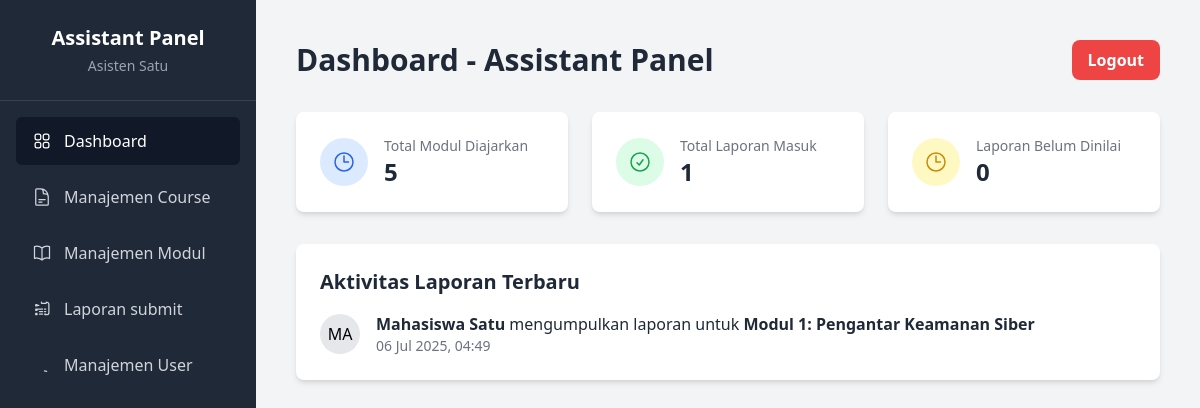
Screenshot of /asisten/dashboard.php (signed in) with the database file from the repository.
### tables this page shows
CREATE TABLE `laporan_praktikum` (
  `id` int(11) NOT NULL AUTO_INCREMENT,
  `id_modul` int(11) NOT NULL,
  `id_mahasiswa` int(11) NOT NULL,
  `nama_file_laporan` varchar(255) DEFAULT NULL,
  `path_file_laporan` varchar(255) DEFAULT NULL,
  `nilai` int(3) DEFAULT NULL,
  `feedback` text DEFAULT NULL,
  `tanggal_kumpul` timestamp NOT NULL DEFAULT current_timestamp(),
  `tanggal_dinilai` timestamp NULL DEFAULT NULL,
  PRIMARY KEY (`id`),
  FOREIGN KEY (`id_modul`) REFERENCES `modul`(`id`) ON DELETE CASCADE,
  FOREIGN KEY (`id_mahasiswa`) REFERENCES `users`(`id`) ON DELETE CASCADE
);

CREATE TABLE `users` (
  `id` int(11) NOT NULL AUTO_INCREMENT,
  `nama` varchar(100) NOT NULL,
  `email` varchar(100) NOT NULL,
  `password` varchar(255) NOT NULL,
  `role` enum('mahasiswa','asisten') NOT NULL,
  `created_at` timestamp NOT NULL DEFAULT current_timestamp(),
  PRIMARY KEY (`id`),
  UNIQUE KEY `email` (`email`)
);

CREATE TABLE `modul` (
  `id` int(11) NOT NULL AUTO_INCREMENT,
  `id_praktikum` int(11) NOT NULL,
  `nama_modul` varchar(255) NOT NULL,
  `nama_file_materi` varchar(255) DEFAULT NULL,
  `path_file_materi` varchar(255) DEFAULT NULL,
  PRIMARY KEY (`id`),
  FOREIGN KEY (`id_praktikum`) REFERENCES `mata_praktikum`(`id`) ON DELETE CASCADE
);

### asisten/dashboard.php (the view, shortened to what this page needs)
<?php
require_once '../config.php';
require_once 'templates/header.php';
try {
    $stmt = $conn->prepare("SELECT COUNT(*) AS total_modul FROM modul");
    $stmt->execute();
    $total_modul = (int)$stmt->get_result()->fetch_assoc()['total_modul'];
    $stmt = $conn->prepare("SELECT COUNT(*) AS total_laporan FROM laporan_praktikum");
    $stmt->execute();
    $total_laporan = (int)$stmt->get_result()->fetch_assoc()['total_laporan'];
    $stmt = $conn->prepare("SELECT COUNT(*) AS total_belum FROM laporan_praktikum WHERE nilai IS NULL");
    $stmt->execute();
    $total_belum = (int)$stmt->get_result()->fetch_assoc()['total_belum'];
    $stmt = $conn->prepare(
        "SELECT lp.tanggal_kumpul, u.nama AS nama_mahasiswa, m.nama_modul
         FROM laporan_praktikum lp
         JOIN users u ON lp.id_mahasiswa = u.id
         JOIN modul m ON lp.id_modul = m.id
         ORDER BY lp.tanggal_kumpul DESC
         LIMIT 5"
    );
    $stmt->execute();
    $recent = $stmt->get_result()->fetch_all(MYSQLI_ASSOC);
} catch (Exception $e) {
    $total_modul = $total_laporan = $total_belum = 0;
    $recent = [];
}
?>
<div class="grid grid-cols-1 md:grid-cols-2 lg:grid-cols-3 gap-6">
    <div class="bg-white p-6 rounded-lg shadow-md flex items-center space-x-4">
        <div class="bg-blue-100 p-3 rounded-full">
            <svg class="w-6 h-6 text-blue-600" xmlns="http://www.w3.org/2000/svg" fill="none" viewBox="0 0 24 24" stroke-width="1.5" stroke="currentColor">
                <path stroke-linecap="round" stroke-linejoin="round" d="M12 6v6h4.5m4.5 0a9 9 0 11-18 0 9 9 0 0118 0z" />
            </svg>
        </div>
        <div>
            <p class="text-sm text-gray-500">Total Modul Diajarkan</p>
            <p class="text-2xl font-bold text-gray-800"><?php echo $total_modul; ?></p>
        </div>
    </div>
    <div class="bg-white p-6 rounded-lg shadow-md flex items-center space-x-4">
        <div class="bg-green-100 p-3 rounded-full">
            <svg class="w-6 h-6 text-green-600" xmlns="http://www.w3.org/2000/svg" fill="none" viewBox="0 0 24 24" stroke-width="1.5" stroke="currentColor">
                <path stroke-linecap="round" stroke-linejoin="round" d="M9 12.75L11.25 15 15 9.75M21 12a9 9 0 11-18 0 9 9 0 0118 0z" />
            </svg>
        </div>
        <div>
            <p class="text-sm text-gray-500">Total Laporan Masuk</p>
            <p class="text-2xl font-bold text-gray-800"><?php echo $total_laporan; ?></p>
        </div>
    </div>
    <div class="bg-white p-6 rounded-lg shadow-md flex items-center space-x-4">
        <div class="bg-yellow-100 p-3 rounded-full">
            <svg class="w-6 h-6 text-yellow-600" xmlns="http://www.w3.org/2000/svg" fill="none" viewBox="0 0 24 24" stroke-width="1.5" stroke="currentColor">
                <path stroke-linecap="round" stroke-linejoin="round" d="M12 6v6h4.5m4.5 0a9 9 0 11-18 0 9 9 0 0118 0z" />
            </svg>
        </div>
        <div>
            <p class="text-sm text-gray-500">Laporan Belum Dinilai</p>
            <p class="text-2xl font-bold text-gray-800"><?php echo $total_belum; ?></p>
        </div>
    </div>
</div>
<div class="bg-white p-6 rounded-lg shadow-md mt-8">
    <h3 class="text-xl font-bold text-gray-800 mb-4">Aktivitas Laporan Terbaru</h3>
    <div class="space-y-4">
        <?php if (!empty($recent)): ?>
            <?php foreach ($recent as $item): ?>
                <div class="flex items-center">
                    <div class="w-10 h-10 rounded-full bg-gray-200 flex items-center justify-center mr-4">
                        <?php echo strtoupper(substr(htmlspecialchars($item['nama_mahasiswa']), 0, 2)); ?>
                    </div>
                    <div>
                        <p class="text-gray-800"><strong><?php echo htmlspecialchars($item['nama_mahasiswa']); ?></strong> mengumpulkan laporan untuk <strong><?php echo htmlspecialchars($item['nama_modul']); ?></strong></p>
                        <p class="text-sm text-gray-500"><?php echo date('d M Y, H:i', strtotime($item['tanggal_kumpul'])); ?></p>
                    </div>
                </div>
            <?php endforeach; ?>
        <?php else: ?>
            <p class="text-gray-500">Belum ada aktivitas laporan.</p>
        <?php endif; ?>
    </div>
</div>
<?php
require_once 'templates/footer.php';
?>

### rows the page displays
laporan_praktikum: id_mahasiswa.nama "MA", id_mahasiswa.nama "Mahasiswa Satu", id_modul.nama_modul "Modul 1: Pengantar Keamanan Siber", tanggal_kumpul "06 Jul 2025, 04:49"

### other values shown
$_SESSION['nama'] "Asisten Satu"
$pageTitle "Dashboard - Assistant Panel"
$total_modul "5"
$total_laporan "1"
$total_belum "0"
